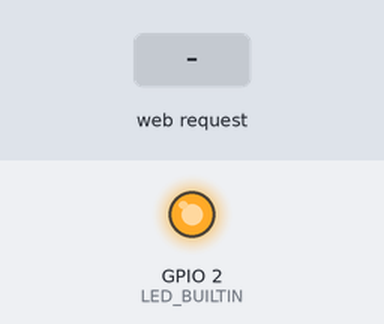
This program was run on a simulated ESP8266 (Wemos D1 mini). Parts: output pins drawn as LEDs (lit = HIGH, except the on-board LED, lit = LOW). Inputs (shaded band) come from the test bench. WiFi joins after 1.5 s; servers stay silent unless stated; not simulated (calls return 0 or success): secrets.h; what the program prints to the serial monitor is not drawn.

Above: at 3.2 s.
3.3 s: HTTP request GET /on received
At 4.5 s:
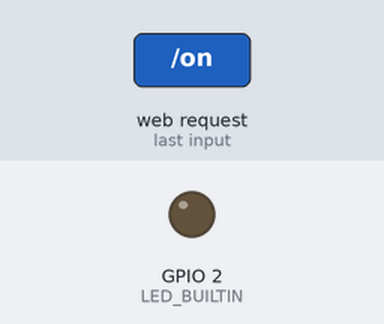
4.8 s: HTTP request GET /off received
At 5.9 s:
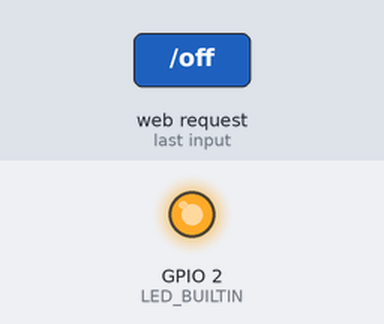
Timing chart, 0 to 7.8 s (numbered marks = the images above; inputs shaded):
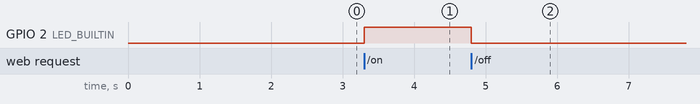

Measured:
- after the input at 3.3 s, GPIO 2 (LED_BUILTIN): LOW → HIGH at once
- after the input at 4.8 s, GPIO 2 (LED_BUILTIN): HIGH → LOW at once

The program:

main.cpp
```cpp
#include <Arduino.h>
#include <ESP8266WiFi.h>
#include <ESP8266WebServer.h>
#include "secrets.h"

ESP8266WebServer server(80);
/*const char* ssid = "miRed";
const char* password = "miClave";
--todo esto esta ensecrets.h
*/

void handleRoot() {
  String html = "<html><body>";
  html += "<h1>Control de LED</h1>";
  html += "<a href=\"/on\">Encender LED</a><br>";
  html += "<a href=\"/off\">Apagar LED</a>";
  html += "</body></html>";
  server.send(200, "text/html", html);
}

void handleOn() {
  digitalWrite(LED_BUILTIN, HIGH);
  server.send(200, "text/plain", "LED encendido");
}

void handleOff() {
  digitalWrite(LED_BUILTIN, LOW);
  server.send(200, "text/plain", "LED apagado");
}


void setup() {
  pinMode(LED_BUILTIN, OUTPUT);
  digitalWrite(LED_BUILTIN, LOW);

  Serial.begin(115200);
  WiFi.begin(ssid, password);

  while (WiFi.status() != WL_CONNECTED) {
    delay(1000);
    Serial.println("Conectando a WiFi...");
  }

  Serial.println("Conexión WiFi establecida");
  Serial.print("Dirección IP asignada: ");
  Serial.println(WiFi.localIP());


  server.on("/", handleRoot);
  server.on("/on", handleOn);
  server.on("/off", handleOff);

  server.begin();
}

void loop() {
  server.handleClient();
}
```
